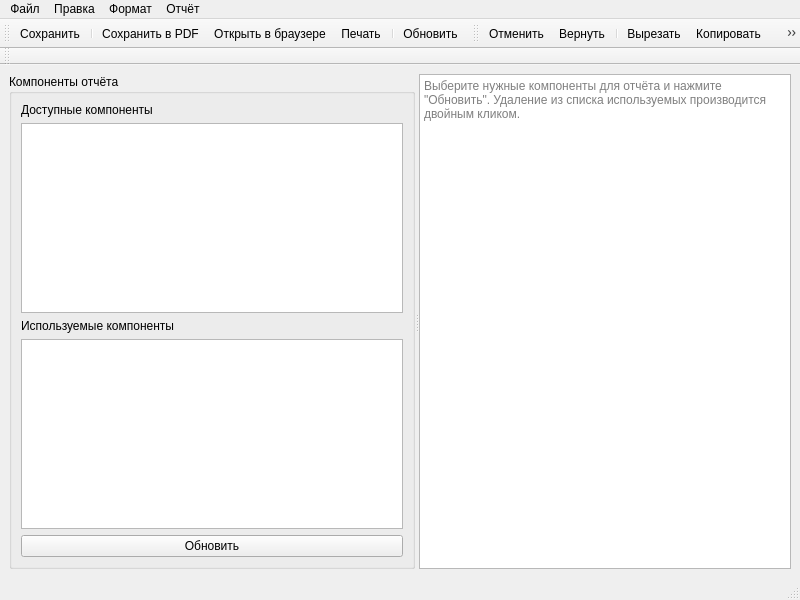
<?xml version="1.0" encoding="UTF-8"?>
<ui version="4.0">
 <class>ReportEditorWindow</class>
 <widget class="QMainWindow" name="ReportEditorWindow">
  <property name="geometry">
   <rect>
    <x>0</x>
    <y>0</y>
    <width>800</width>
    <height>600</height>
   </rect>
  </property>
  <property name="windowTitle">
   <string>Редактирование отчёта</string>
  </property>
  <widget class="QWidget" name="centralwidget">
   <layout class="QVBoxLayout" name="verticalLayout_2">
    <item>
     <widget class="QSplitter" name="splitter">
      <property name="orientation">
       <enum>Qt::Horizontal</enum>
      </property>
      <widget class="QGroupBox" name="groupBox">
       <property name="sizePolicy">
        <sizepolicy hsizetype="Preferred" vsizetype="Preferred">
         <horstretch>0</horstretch>
         <verstretch>0</verstretch>
        </sizepolicy>
       </property>
       <property name="minimumSize">
        <size>
         <width>250</width>
         <height>0</height>
        </size>
       </property>
       <property name="maximumSize">
        <size>
         <width>16777215</width>
         <height>16777215</height>
        </size>
       </property>
       <property name="title">
        <string>Компоненты отчёта</string>
       </property>
       <layout class="QVBoxLayout" name="verticalLayout">
        <item>
         <widget class="QLabel" name="label">
          <property name="text">
           <string>Доступные компоненты</string>
          </property>
         </widget>
        </item>
        <item>
         <widget class="QListWidget" name="availableList">
          <property name="editTriggers">
           <set>QAbstractItemView::NoEditTriggers</set>
          </property>
          <property name="dragDropMode">
           <enum>QAbstractItemView::DragOnly</enum>
          </property>
          <property name="defaultDropAction">
           <enum>Qt::CopyAction</enum>
          </property>
         </widget>
        </item>
        <item>
         <widget class="QLabel" name="label_2">
          <property name="text">
           <string>Используемые компоненты</string>
          </property>
         </widget>
        </item>
        <item>
         <widget class="QListWidget" name="usedList">
          <property name="editTriggers">
           <set>QAbstractItemView::NoEditTriggers</set>
          </property>
          <property name="dragDropOverwriteMode">
           <bool>false</bool>
          </property>
          <property name="dragDropMode">
           <enum>QAbstractItemView::DragDrop</enum>
          </property>
          <property name="defaultDropAction">
           <enum>Qt::MoveAction</enum>
          </property>
         </widget>
        </item>
        <item>
         <layout class="QHBoxLayout" name="horizontalLayout_2">
          <item>
           <widget class="QPushButton" name="updateButton">
            <property name="text">
             <string>Обновить</string>
            </property>
           </widget>
          </item>
         </layout>
        </item>
       </layout>
      </widget>
      <widget class="QTextEdit" name="textEdit">
       <property name="placeholderText">
        <string>Выберите нужные компоненты для отчёта и нажмите &quot;Обновить&quot;. Удаление из списка используемых производится двойным кликом.</string>
       </property>
      </widget>
     </widget>
    </item>
   </layout>
  </widget>
  <widget class="QMenuBar" name="menubar">
   <property name="geometry">
    <rect>
     <x>0</x>
     <y>0</y>
     <width>800</width>
     <height>22</height>
    </rect>
   </property>
   <widget class="QMenu" name="menu">
    <property name="title">
     <string>Файл</string>
    </property>
    <addaction name="actionSave"/>
    <addaction name="actionSaveAs"/>
    <addaction name="separator"/>
    <addaction name="actionPrint"/>
    <addaction name="actionPrintPreview"/>
    <addaction name="separator"/>
    <addaction name="actionPDF"/>
    <addaction name="actionExit"/>
   </widget>
   <widget class="QMenu" name="menu_2">
    <property name="title">
     <string>Отчёт</string>
    </property>
    <addaction name="actionUpdate"/>
   </widget>
   <widget class="QMenu" name="menu_3">
    <property name="title">
     <string>Формат</string>
    </property>
    <addaction name="separator"/>
    <addaction name="actionTextBold"/>
    <addaction name="actionTextItalic"/>
    <addaction name="actionTextUnderline"/>
    <addaction name="separator"/>
    <addaction name="actionTextLeft"/>
    <addaction name="actionTextCenter"/>
    <addaction name="actionTextRight"/>
    <addaction name="actionTextJustify"/>
    <addaction name="separator"/>
    <addaction name="actionTextColor"/>
   </widget>
   <widget class="QMenu" name="menu_4">
    <property name="title">
     <string>Правка</string>
    </property>
    <addaction name="actionTextCut"/>
    <addaction name="actionTextCopy"/>
    <addaction name="actionTextPaste"/>
    <addaction name="separator"/>
    <addaction name="actionUndo"/>
    <addaction name="actionRedo"/>
   </widget>
   <addaction name="menu"/>
   <addaction name="menu_4"/>
   <addaction name="menu_3"/>
   <addaction name="menu_2"/>
  </widget>
  <widget class="QStatusBar" name="statusbar"/>
  <widget class="QToolBar" name="reportToolBar">
   <property name="windowTitle">
    <string>toolBar</string>
   </property>
   <attribute name="toolBarArea">
    <enum>TopToolBarArea</enum>
   </attribute>
   <attribute name="toolBarBreak">
    <bool>false</bool>
   </attribute>
   <addaction name="actionSave"/>
   <addaction name="separator"/>
   <addaction name="actionPDF"/>
   <addaction name="actionBrowser"/>
   <addaction name="actionPrint"/>
   <addaction name="separator"/>
   <addaction name="actionUpdate"/>
  </widget>
  <widget class="QToolBar" name="textToolBar">
   <property name="windowTitle">
    <string>toolBar_2</string>
   </property>
   <attribute name="toolBarArea">
    <enum>TopToolBarArea</enum>
   </attribute>
   <attribute name="toolBarBreak">
    <bool>false</bool>
   </attribute>
   <addaction name="actionUndo"/>
   <addaction name="actionRedo"/>
   <addaction name="separator"/>
   <addaction name="actionTextCut"/>
   <addaction name="actionTextCopy"/>
   <addaction name="actionTextPaste"/>
   <addaction name="separator"/>
   <addaction name="actionTextLeft"/>
   <addaction name="actionTextCenter"/>
   <addaction name="actionTextRight"/>
   <addaction name="actionTextJustify"/>
   <addaction name="separator"/>
   <addaction name="actionTextBold"/>
   <addaction name="actionTextItalic"/>
   <addaction name="actionTextUnderline"/>
   <addaction name="separator"/>
   <addaction name="actionTextColor"/>
  </widget>
  <widget class="QToolBar" name="fontToolBar">
   <property name="windowTitle">
    <string>toolBar</string>
   </property>
   <attribute name="toolBarArea">
    <enum>TopToolBarArea</enum>
   </attribute>
   <attribute name="toolBarBreak">
    <bool>true</bool>
   </attribute>
  </widget>
  <action name="actionSave">
   <property name="icon">
    <iconset resource="../res/pictures.qrc">
     <normaloff>:/icons/save.png</normaloff>:/icons/save.png</iconset>
   </property>
   <property name="text">
    <string>Сохранить</string>
   </property>
  </action>
  <action name="actionUpdate">
   <property name="icon">
    <iconset resource="../res/pictures.qrc">
     <normaloff>:/icons/update.png</normaloff>:/icons/update.png</iconset>
   </property>
   <property name="text">
    <string>Обновить</string>
   </property>
  </action>
  <action name="actionExit">
   <property name="icon">
    <iconset resource="../res/pictures.qrc">
     <normaloff>:/icons/exit.png</normaloff>:/icons/exit.png</iconset>
   </property>
   <property name="text">
    <string>Закрыть</string>
   </property>
  </action>
  <action name="actionTextLeft">
   <property name="checkable">
    <bool>true</bool>
   </property>
   <property name="icon">
    <iconset resource="../res/pictures.qrc">
     <normaloff>:/icons/document/left.png</normaloff>:/icons/document/left.png</iconset>
   </property>
   <property name="text">
    <string>Выровнять по левому краю</string>
   </property>
  </action>
  <action name="actionTextCenter">
   <property name="checkable">
    <bool>true</bool>
   </property>
   <property name="icon">
    <iconset resource="../res/pictures.qrc">
     <normaloff>:/icons/document/center.png</normaloff>:/icons/document/center.png</iconset>
   </property>
   <property name="text">
    <string>Выровнять по центру</string>
   </property>
  </action>
  <action name="actionTextRight">
   <property name="checkable">
    <bool>true</bool>
   </property>
   <property name="icon">
    <iconset resource="../res/pictures.qrc">
     <normaloff>:/icons/document/right.png</normaloff>:/icons/document/right.png</iconset>
   </property>
   <property name="text">
    <string>Выровнять по правому краю</string>
   </property>
  </action>
  <action name="actionTextJustify">
   <property name="checkable">
    <bool>true</bool>
   </property>
   <property name="icon">
    <iconset resource="../res/pictures.qrc">
     <normaloff>:/icons/document/justify.png</normaloff>:/icons/document/justify.png</iconset>
   </property>
   <property name="text">
    <string>Выровнять по ширине</string>
   </property>
  </action>
  <action name="actionTextCut">
   <property name="icon">
    <iconset resource="../res/pictures.qrc">
     <normaloff>:/icons/document/cut.png</normaloff>:/icons/document/cut.png</iconset>
   </property>
   <property name="text">
    <string>Вырезать</string>
   </property>
  </action>
  <action name="actionTextCopy">
   <property name="icon">
    <iconset resource="../res/pictures.qrc">
     <normaloff>:/icons/document/copy.png</normaloff>:/icons/document/copy.png</iconset>
   </property>
   <property name="text">
    <string>Копировать</string>
   </property>
  </action>
  <action name="actionTextPaste">
   <property name="icon">
    <iconset resource="../res/pictures.qrc">
     <normaloff>:/icons/document/paste.png</normaloff>:/icons/document/paste.png</iconset>
   </property>
   <property name="text">
    <string>Вставить</string>
   </property>
  </action>
  <action name="actionTextBold">
   <property name="checkable">
    <bool>true</bool>
   </property>
   <property name="icon">
    <iconset resource="../res/pictures.qrc">
     <normaloff>:/icons/document/bold.png</normaloff>:/icons/document/bold.png</iconset>
   </property>
   <property name="text">
    <string>Жирный текст</string>
   </property>
  </action>
  <action name="actionTextItalic">
   <property name="checkable">
    <bool>true</bool>
   </property>
   <property name="icon">
    <iconset resource="../res/pictures.qrc">
     <normaloff>:/icons/document/italic.png</normaloff>:/icons/document/italic.png</iconset>
   </property>
   <property name="text">
    <string>Курсив</string>
   </property>
  </action>
  <action name="actionTextUnderline">
   <property name="checkable">
    <bool>true</bool>
   </property>
   <property name="icon">
    <iconset resource="../res/pictures.qrc">
     <normaloff>:/icons/document/underline.png</normaloff>:/icons/document/underline.png</iconset>
   </property>
   <property name="text">
    <string>Подчеркнутый текст</string>
   </property>
  </action>
  <action name="actionPDF">
   <property name="icon">
    <iconset resource="../res/pictures.qrc">
     <normaloff>:/icons/document/pdf_export.png</normaloff>:/icons/document/pdf_export.png</iconset>
   </property>
   <property name="text">
    <string>Сохранить в PDF</string>
   </property>
  </action>
  <action name="actionPrint">
   <property name="icon">
    <iconset resource="../res/pictures.qrc">
     <normaloff>:/icons/document/print.png</normaloff>:/icons/document/print.png</iconset>
   </property>
   <property name="text">
    <string>Печать</string>
   </property>
  </action>
  <action name="actionPrintPreview">
   <property name="icon">
    <iconset resource="../res/pictures.qrc">
     <normaloff>:/icons/document/print.png</normaloff>:/icons/document/print.png</iconset>
   </property>
   <property name="text">
    <string>Печать (предпросмотр)</string>
   </property>
  </action>
  <action name="actionUndo">
   <property name="icon">
    <iconset resource="../res/pictures.qrc">
     <normaloff>:/icons/document/undo.png</normaloff>:/icons/document/undo.png</iconset>
   </property>
   <property name="text">
    <string>Отменить</string>
   </property>
  </action>
  <action name="actionRedo">
   <property name="icon">
    <iconset resource="../res/pictures.qrc">
     <normaloff>:/icons/document/redo.png</normaloff>:/icons/document/redo.png</iconset>
   </property>
   <property name="text">
    <string>Вернуть</string>
   </property>
  </action>
  <action name="actionSaveAs">
   <property name="icon">
    <iconset resource="../res/pictures.qrc">
     <normaloff>:/icons/save.png</normaloff>:/icons/save.png</iconset>
   </property>
   <property name="text">
    <string>Сохранить как...</string>
   </property>
  </action>
  <action name="actionTextColor">
   <property name="icon">
    <iconset resource="../res/pictures.qrc">
     <normaloff>:/icons/document/color.png</normaloff>:/icons/document/color.png</iconset>
   </property>
   <property name="text">
    <string>Цвет текста</string>
   </property>
  </action>
  <action name="actionBrowser">
   <property name="icon">
    <iconset resource="../res/pictures.qrc">
     <normaloff>:/icons/document/browser.png</normaloff>:/icons/document/browser.png</iconset>
   </property>
   <property name="text">
    <string>Открыть в браузере</string>
   </property>
  </action>
 </widget>
 <resources>
  <include location="../res/pictures.qrc"/>
 </resources>
 <connections>
  <connection>
   <sender>updateButton</sender>
   <signal>clicked()</signal>
   <receiver>actionUpdate</receiver>
   <slot>trigger()</slot>
   <hints>
    <hint type="sourcelabel">
     <x>138</x>
     <y>543</y>
    </hint>
    <hint type="destinationlabel">
     <x>-1</x>
     <y>-1</y>
    </hint>
   </hints>
  </connection>
  <connection>
   <sender>actionExit</sender>
   <signal>triggered()</signal>
   <receiver>ReportEditorWindow</receiver>
   <slot>close()</slot>
   <hints>
    <hint type="sourcelabel">
     <x>-1</x>
     <y>-1</y>
    </hint>
    <hint type="destinationlabel">
     <x>399</x>
     <y>299</y>
    </hint>
   </hints>
  </connection>
  <connection>
   <sender>textEdit</sender>
   <signal>undoAvailable(bool)</signal>
   <receiver>actionUndo</receiver>
   <slot>setEnabled(bool)</slot>
   <hints>
    <hint type="sourcelabel">
     <x>532</x>
     <y>327</y>
    </hint>
    <hint type="destinationlabel">
     <x>-1</x>
     <y>-1</y>
    </hint>
   </hints>
  </connection>
  <connection>
   <sender>textEdit</sender>
   <signal>redoAvailable(bool)</signal>
   <receiver>actionRedo</receiver>
   <slot>setEnabled(bool)</slot>
   <hints>
    <hint type="sourcelabel">
     <x>532</x>
     <y>327</y>
    </hint>
    <hint type="destinationlabel">
     <x>-1</x>
     <y>-1</y>
    </hint>
   </hints>
  </connection>
  <connection>
   <sender>textEdit</sender>
   <signal>copyAvailable(bool)</signal>
   <receiver>actionTextCopy</receiver>
   <slot>setEnabled(bool)</slot>
   <hints>
    <hint type="sourcelabel">
     <x>532</x>
     <y>327</y>
    </hint>
    <hint type="destinationlabel">
     <x>-1</x>
     <y>-1</y>
    </hint>
   </hints>
  </connection>
  <connection>
   <sender>textEdit</sender>
   <signal>copyAvailable(bool)</signal>
   <receiver>actionTextCut</receiver>
   <slot>setEnabled(bool)</slot>
   <hints>
    <hint type="sourcelabel">
     <x>532</x>
     <y>327</y>
    </hint>
    <hint type="destinationlabel">
     <x>-1</x>
     <y>-1</y>
    </hint>
   </hints>
  </connection>
  <connection>
   <sender>updateButton</sender>
   <signal>clicked()</signal>
   <receiver>availableList</receiver>
   <slot>clearSelection()</slot>
   <hints>
    <hint type="sourcelabel">
     <x>116</x>
     <y>546</y>
    </hint>
    <hint type="destinationlabel">
     <x>180</x>
     <y>309</y>
    </hint>
   </hints>
  </connection>
  <connection>
   <sender>usedList</sender>
   <signal>clicked(QModelIndex)</signal>
   <receiver>availableList</receiver>
   <slot>clearSelection()</slot>
   <hints>
    <hint type="sourcelabel">
     <x>104</x>
     <y>465</y>
    </hint>
    <hint type="destinationlabel">
     <x>118</x>
     <y>307</y>
    </hint>
   </hints>
  </connection>
 </connections>
</ui>
